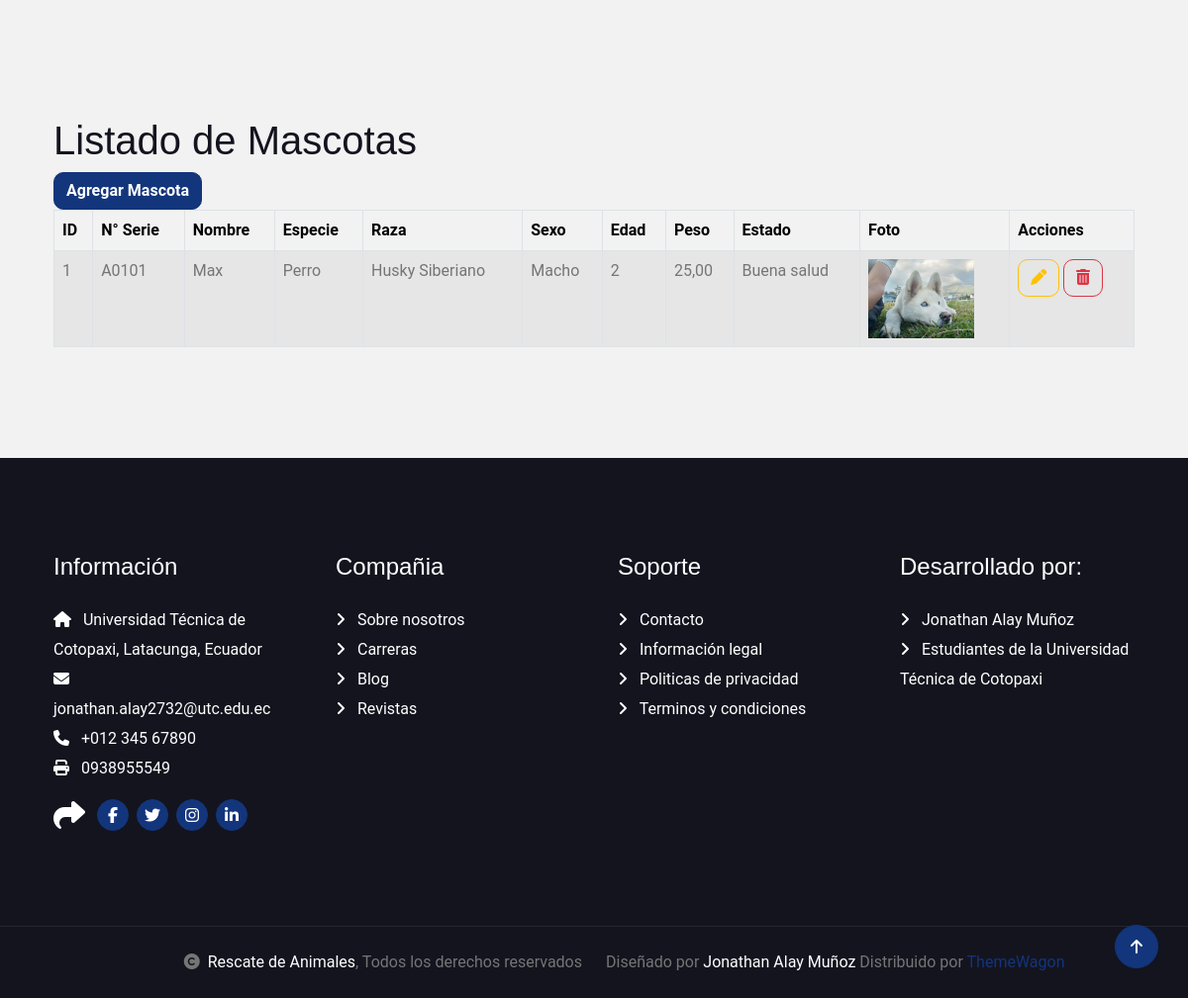
Page /mascota (lower part) on the earlier database version.
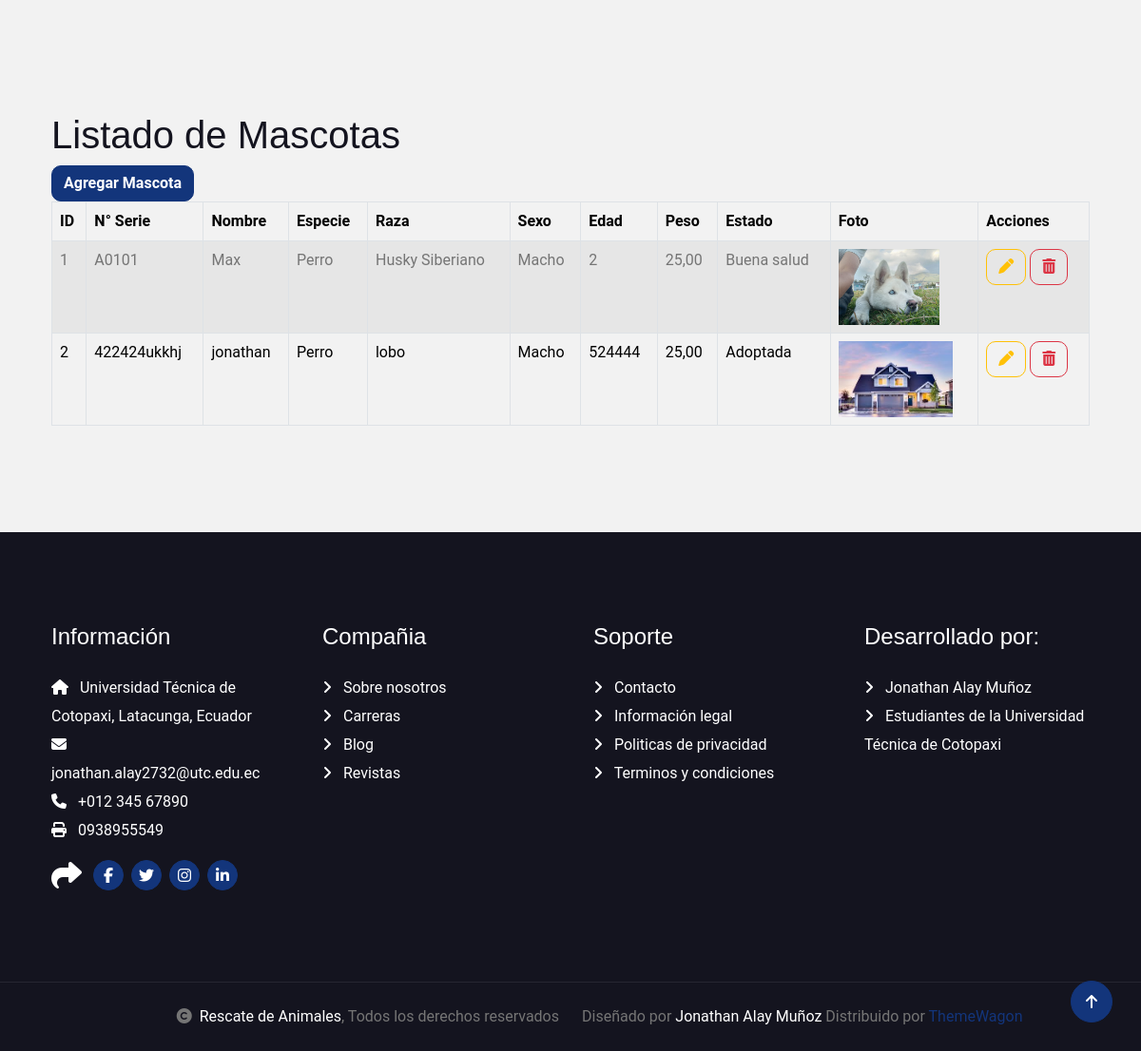
Same page on the later database version.
### Aplicaciones/Adopcion/models.py (models this page shows, shortened)
class Mascota(models.Model):
    id_mas = models.AutoField(primary_key=True)
    numero_serie_mas = models.CharField(max_length=50, unique=True)
    nombre_mas = models.CharField(max_length=100)
    especie_mas = models.CharField(max_length=50)
    raza_mas = models.CharField(max_length=50, null=True, blank=True)
    sexo_mas = models.CharField(max_length=10)
    edad_mas = models.PositiveIntegerField()
    peso_mas = models.DecimalField(max_digits=5, decimal_places=2)
    foto_mas = models.ImageField(upload_to='fotos_mascotas/', null=True, blank=True)
    historial_mas = models.TextField(null=True, blank=True)
    estado_mas = models.CharField(max_length=20)
    fecha_registro_mas = models.DateField(auto_now_add=True)

### Aplicaciones/Adopcion/views.py (the view)
# urls.py: path('mascota', views.mascota),
def mascota(request):
    listado = Mascota.objects.all()
    return render(request, "mascota.html", {'mascotas': listado})

### Aplicaciones/Adopcion/templates/mascota.html (shortened to what this page needs)
{% extends './plantilla.html' %}
{% block contenido %}
<br>
<h1>Listado de Mascotas</h1>
<a href="/nuevaMascota" class="btn btn-primary">Agregar Mascota</a>
<table class="table table-bordered table-striped table-hover" id="tbl_mascotas">
    <thead>
        <tr>
            <th>ID</th>
            <th>N° Serie</th>
            <th>Nombre</th>
            <th>Especie</th>
            <th>Raza</th>
            <th>Sexo</th>
            <th>Edad</th>
            <th>Peso</th>
            <th>Estado</th>
            <th>Foto</th>
            <th>Acciones</th>
        </tr>
    </thead>
    <tbody>
        {% for mascota in mascotas %}
        <tr>
            <td>{{ mascota.id_mas }}</td>
            <td>{{ mascota.numero_serie_mas }}</td>
            <td>{{ mascota.nombre_mas }}</td>
            <td>{{ mascota.especie_mas }}</td>
            <td>{{ mascota.raza_mas }}</td>
            <td>{{ mascota.sexo_mas }}</td>
            <td>{{ mascota.edad_mas }}</td>
            <td>{{ mascota.peso_mas }}</td>
            <td>{{ mascota.estado_mas }}</td>
            <td>
                {% if mascota.foto_mas %}
                    <img src="{{ mascota.foto_mas.url }}" height="80px" alt="">
                {% else %}
                    Ninguna
                {% endif %}
            </td>
            <td>
                <a href="/editarMascota/{{ mascota.id_mas }}" class="btn btn-outline-warning">
                    <i class="fa fa-pen"></i>
                </a>
                <a href="#" onclick="eliminarMascota('{{ mascota.id_mas }}');" class="btn btn-outline-danger">
                    <i class="fa fa-trash"></i>
                </a>
            </td>
        </tr>
        {% endfor %}
    </tbody>
</table>
{% endblock %}

### Aplicaciones/Adopcion/templates/plantilla.html (shortened to what this page needs)
{%load static %}
<!DOCTYPE html>
<html lang="en">
    <head>
        <link rel="stylesheet" href="https://cdnjs.cloudflare.com/ajax/libs/bootstrap/5.3.3/css/bootstrap.min.css" />
        <link rel="stylesheet" href="https://cdnjs.cloudflare.com/ajax/libs/font-awesome/6.7.2/css/all.min.css" />
        <link  rel ="stylesheet" href="https://cdn.datatables.net/2.3.1/css/dataTables.dataTables.min.css"/>
        <link rel="stylesheet" href="https://cdn.jsdelivr.net/npm/bootstrap-icons@1.5.0/font/bootstrap-icons.min.css">
        <link rel="stylesheet" href="https://cdnjs.cloudflare.com/ajax/libs/bootstrap-fileinput/5.5.4/css/fileinput.min.css" />
        <link rel="stylesheet" href="{% static 'plantilla/travela/https://use.fontawesome.com/releases/v5.15.4/css/all.css' %}"/>
        <link href="{% static 'plantilla/travela/https://cdn.jsdelivr.net/npm/bootstrap-icons@1.4.1/font/bootstrap-icons.css' %}" rel="stylesheet">
        <link href="{% static 'plantilla/travela/lib/owlcarousel/assets/owl.carousel.min.css' %}" rel="stylesheet">
        <link href="{% static 'plantilla/travela/lib/lightbox/css/lightbox.min.css' %}" rel="stylesheet">
        <link href="{% static 'plantilla/travela/css/bootstrap.min.css' %}" rel="stylesheet">
        <link href="{% static 'plantilla/travela/css/style.css' %}" rel="stylesheet">
    </head>
    <body>
        <div class="container-fluid position-relative p-0">
        <div class="bg-light">
            <div class="container-fluid about py-5">
                <div class="container py-5">
                    {% block contenido %}
                    {% endblock %}
                        </div>
                    </div>
                </div>
            </div>
        <div class="container-fluid footer py-5">
            <div class="container py-5">
                <div class="row g-5">
                    <div class="col-md-6 col-lg-6 col-xl-3">
                        <div class="footer-item d-flex flex-column">
                            <h4 class="mb-4 text-white">Información</h4>
                            <a href=""><i class="fas fa-home me-2"></i> Universidad Técnica de Cotopaxi, Latacunga, Ecuador</a>
                            <a href=""><i class="fas fa-envelope me-2"></i> jonathan.alay2732@utc.edu.ec</a>
                            <a href=""><i class="fas fa-phone me-2"></i> +012 345 67890</a>
                            <a href="" class="mb-3"><i class="fas fa-print me-2"></i> 0938955549</a>
                            <div class="d-flex align-items-center">
                                <i class="fas fa-share fa-2x text-white me-2"></i>
                                <a class="btn-square btn btn-primary rounded-circle mx-1" href=""><i class="fab fa-facebook-f"></i></a>
                                <a class="btn-square btn btn-primary rounded-circle mx-1" href=""><i class="fab fa-twitter"></i></a>
                                <a class="btn-square btn btn-primary rounded-circle mx-1" href=""><i class="fab fa-instagram"></i></a>
                                <a class="btn-square btn btn-primary rounded-circle mx-1" href=""><i class="fab fa-linkedin-in"></i></a>
                            </div>
                        </div>
                    </div>
                    <div class="col-md-6 col-lg-6 col-xl-3">
                        <div class="footer-item d-flex flex-column">
                            <h4 class="mb-4 text-white">Compañia</h4>
                            <a href=""><i class="fas fa-angle-right me-2"></i> Sobre nosotros</a>
                            <a href=""><i class="fas fa-angle-right me-2"></i> Carreras</a>
                            <a href=""><i class="fas fa-angle-right me-2"></i> Blog</a>
                            <a href=""><i class="fas fa-angle-right me-2"></i> Revistas</a>
                        </div>
                    </div>
                    <div class="col-md-6 col-lg-6 col-xl-3">
                        <div class="footer-item d-flex flex-column">
                            <h4 class="mb-4 text-white">Soporte</h4>
                            <a href=""><i class="fas fa-angle-right me-2"></i> Contacto</a>
                            <a href=""><i class="fas fa-angle-right me-2"></i> Información legal</a>
                            <a href=""><i class="fas fa-angle-right me-2"></i> Politicas de privacidad</a>
                            <a href=""><i class="fas fa-angle-right me-2"></i> Terminos y condiciones</a>
                        </div>
                    </div>
                    <div class="col-md-6 col-lg-6 col-xl-3">
                        <div class="footer-item d-flex flex-column">
                            <h4 class="mb-4 text-white">Desarrollado por:</h4>
                            <a href=""><i class="fas fa-angle-right me-2"></i> Jonathan Alay Muñoz</a>
                            <a href=""><i class="fas fa-angle-right me-2"></i> Estudiantes de la Universidad Técnica de Cotopaxi</a>
                        </div>
                    </div>
                </div>
            </div>
        </div>
        <div class="container-fluid copyright text-body py-4">
            <div class="container">
                <div class="row g-4 align-items-center">
                    <div class="col-md-6 text-center text-md-end mb-md-0">
                        <i class="fas fa-copyright me-2"></i><a class="text-white" href="#">Rescate de Animales</a>, Todos los derechos reservados
                    </div>
                    <div class="col-md-6 text-center text-md-start">
                        Diseñado por <a class="text-white" href="https://htmlcodex.com">Jonathan Alay Muñoz</a> Distribuido por <a href="https://themewagon.com">ThemeWagon</a>
                    </div>
                    </div>
                </div>
            </div>
        <a href="#" class="btn btn-primary btn-primary-outline-0 btn-md-square back-to-top"><i class="fa fa-arrow-up"></i></a>
    </body>
</html>

### Mascotas/static/plantilla/travela/css/style.css (style rules this page uses)
.back-to-top { position: fixed; right: 30px; bottom: 30px; display: flex; width: 45px; height: 45px; align-items: center; justify-content: center; transition: 0.5s; z-index: 99; }
.btn { font-weight: 600; transition: .5s; }
.btn-square { width: 32px; height: 32px; }
.btn-md-square { width: 44px; height: 44px; }
.btn-square, .btn-sm-square, .btn-md-square, .btn-lg-square { padding: 0; display: flex; align-items: center; justify-content: center; font-weight: normal; border-radius: 50%; }
.btn.btn-primary { box-shadow: inset 0 0 0 0 var(--bs-primary); }
.footer { background: var(--bs-dark); }
.footer .footer-item a { line-height: 30px; color: var(--bs-white); transition: 0.5s; }
.copyright { border-top: 1px solid rgba(255, 255, 255, 0.08); background: var(--bs-dark) !important; }

Differences in the rows shown:
added Mascota: id_mas "2", numero_serie_mas "422424ukkhj", nombre_mas "jonathan", especie_mas "Perro", raza_mas "lobo", sexo_mas "Macho", edad_mas "524444", peso_mas "25,00", estado_mas "Adoptada", foto_mas (picture)
